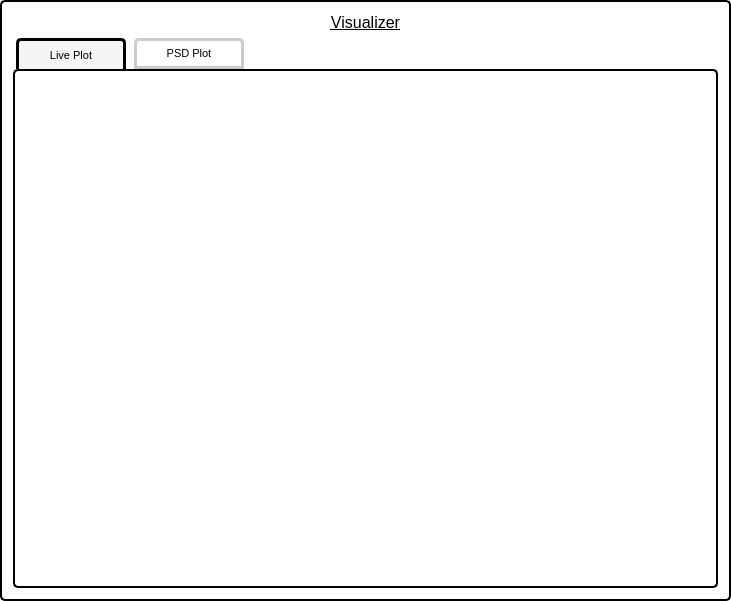
  <widget class="QGroupBox" name="verticalGroupBox">
   <property name="geometry">
    <rect>
     <x>260</x>
     <y>60</y>
     <width>731</width>
     <height>601</height>
    </rect>
   </property>
   <property name="sizePolicy">
    <sizepolicy hsizetype="Expanding" vsizetype="Expanding">
     <horstretch>0</horstretch>
     <verstretch>0</verstretch>
    </sizepolicy>
   </property>
   <property name="styleSheet">
    <string notr="true">QGroupBox{ background-color: white; /* White background */
 border: 2px solid black; /* Optional: Black border */
    border-radius: 5px; /* Optional: Rounded corners */}</string>
   </property>
   <layout class="QVBoxLayout" name="verticalLayout">
    <item alignment="Qt::AlignBottom">
     <widget class="QLabel" name="label_15">
      <property name="minimumSize">
       <size>
        <width>0</width>
        <height>0</height>
       </size>
      </property>
      <property name="styleSheet">
       <string notr="true">QLabel {
    font-family: &quot;Montserrat ExtraBold&quot;, sans-serif; /* Use Montserrat ExtraBold */
    font-size: 14px; /* Adjust size as needed */
    color: black; /* Text color */
    text-decoration: underline; /* Underline text */

}
</string>
      </property>
      <property name="text">
       <string>&lt;html&gt;&lt;head/&gt;&lt;body&gt;&lt;p align=&quot;center&quot;&gt;&lt;span style=&quot; font-size:12pt;&quot;&gt;Visualizer&lt;/span&gt;&lt;/p&gt;&lt;/body&gt;&lt;/html&gt;</string>
      </property>
     </widget>
    </item>
    <item>
     <widget class="QTabWidget" name="Visualizer">
      <property name="styleSheet">
       <string notr="true">QWidget {
    font-family: &quot;Montserrat SemiBold&quot;;
    font-size: 11px;
    padding: 0px; /* No extra padding */
}


/* === QTabWidget Pane (The Area Below Tabs) === */
QTabWidget::pane {
    border: 2px solid black; /* Black outline */
    border-radius: 5px; /* Rounded corners */
    background-color: white; /* Keep pane background white */
}

/* === QTabBar (The Row of Tabs) === */
QTabBar {
    font-family: &quot;Montserrat SemiBold&quot;;
    font-size: 11px;
}

/* === Individual Tabs === */
QTabBar::tab {
    width: 80px;
    padding: 6px 12px;  /* Controls tab height &amp; width */	
	margin-left:3px;
    margin-right: 5px;  /* Space between tabs */
    background-color: white; /* Default tab background */
    border: 3px solid #ccc; /* Subtle border */
    border-top-left-radius: 5px;
    border-top-right-radius: 5px;
    transition: all 0.2s ease-in-out; /* Smooth transition */
}

/* === Hover Effect on Tabs === */
QTabBar::tab:hover {
    background-color: #e0e0e0; /* Light grey background on hover */
    border: 3px solid #0047B2; /* Bold blue border */
    color: #0047B2; /* Change text color */
}

/* === Selected Tab (Active) === */
QTabBar::tab:selected {
    background-color: #f5f5f5; /* Highlight selected tab */
    border: 3px solid black;
    border-bottom: none; /* Merges with the screen below */
    font-family: &quot;Montserrat Black&quot;;
}

/* === Pressed Effect (Shrinks Tab Slightly) === */
QTabBar::tab:pressed {
    transform: scale(0.95); /* Shrinks tab slightly */
}
</string>
      </property>
      <property name="tabPosition">
       <enum>QTabWidget::North</enum>
      </property>
      <property name="tabShape">
       <enum>QTabWidget::Rounded</enum>
      </property>
      <property name="currentIndex">
       <number>0</number>
      </property>
      <widget class="QWidget" name="muVPlot">
       <property name="styleSheet">
        <string notr="true"/>
       </property>
       <attribute name="title">
        <string>Live Plot</string>
       </attribute>
      </widget>
      <widget class="QWidget" name="PSDPlot">
       <attribute name="title">
        <string>PSD Plot</string>
       </attribute>
      </widget>
     </widget>
    </item>
   </layout>
  </widget>
